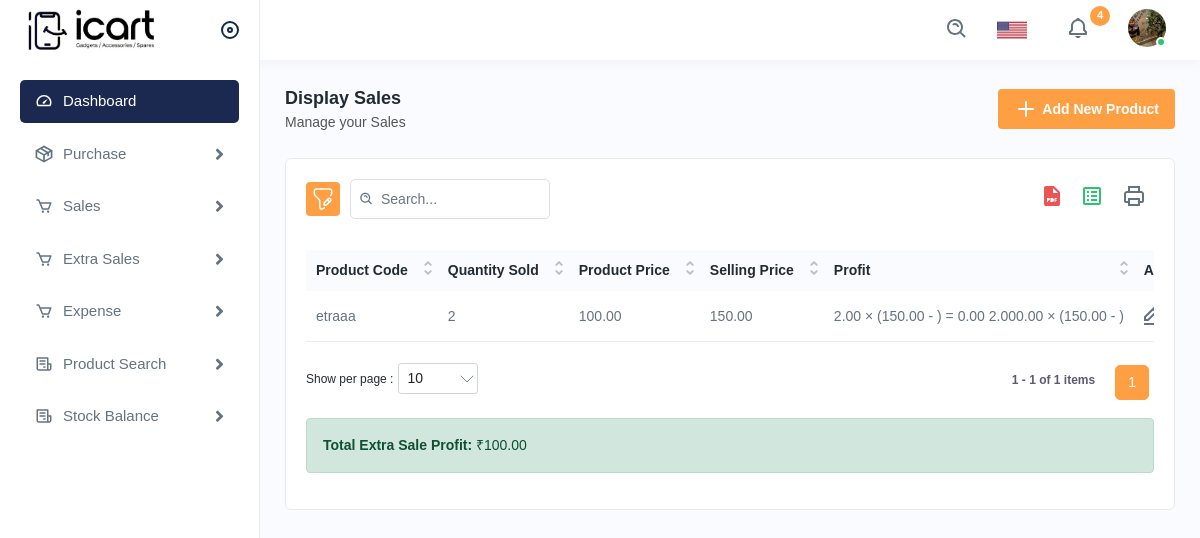
Screenshot of /display_extra_profit with the database file from the repository.
### stock_app/models.py (models this page shows, shortened)
class ExtraSale(models.Model):
    product = models.CharField(max_length=600)
    quantity_sold = models.PositiveIntegerField()
    price = models.DecimalField(max_digits=10, decimal_places=2)  # Optional: can be removed if not used
    selling_price = models.DecimalField(max_digits=10, decimal_places=2)
    profit = models.DecimalField(max_digits=10, decimal_places=2, default=0.00, editable=False)

### stock_app/views.py (the view)
# urls.py: path('display_extra_profit', views.display_extra_profit, name='display_extra_profit'),
def display_extra_profit(request):
    total_profit = ExtraSale.objects.annotate(
        computed_profit=ExpressionWrapper(
            (F('selling_price') - F('price')) * F('quantity_sold'),
            output_field=DecimalField(max_digits=10, decimal_places=2)
        )
    ).aggregate(total=Sum('computed_profit'))['total'] or 0
    extra_sales = ExtraSale.objects.all()
    return render(request, 'inventory/display_extra_profit.html', {
        'extra_sales': extra_sales,
        'total_profit': total_profit
    })

### templates/inventory/display_extra_profit.html (shortened to what this page needs)
{% extends "inventory/base.html" %}
{% load static %}
{% block content %}
<div class="page-wrapper">
<div class="content">
<div class="page-header">
<div class="page-title">
<h4>Display Sales</h4>
<h6>Manage your Sales</h6>
</div>
<div class="page-btn">
<a href="{% url 'add_extra_sale' %}" class="btn btn-added"><img src="{% static 'assets/img/icons/plus.svg' %}" alt="img" class="me-1">Add New Product</a>
</div>
</div>
<div class="card">
<div class="card-body">
<div class="table-top">
<div class="search-set">
<div class="search-path">
<a class="btn btn-filter" id="filter_search">
<img src="{% static 'assets/img/icons/filter.svg' %}" alt="img">
</a>
</div>
<div class="search-input">
<a class="btn btn-searchset"><img src="{% static 'assets/img/icons/search-white.svg' %}" alt="img"></a>
</div>
</div>
<div class="wordset">
<ul>
<li>
<a data-bs-toggle="tooltip" data-bs-placement="top" title="pdf"><img src="{% static 'assets/img/icons/pdf.svg' %}" alt="img"></a>
</li>
<li>
<a data-bs-toggle="tooltip" data-bs-placement="top" title="excel"><img src="{% static 'assets/img/icons/excel.svg' %}" alt="img"></a>
</li>
<li>
<a data-bs-toggle="tooltip" data-bs-placement="top" title="print"><img src="{% static 'assets/img/icons/printer.svg' %}" alt="img"></a>
</li>
</ul>
</div>
</div>
<div class="table-responsive">
  <table class="table datanew">
    <thead>
      <tr>
        <th>Product Code</th>
        <th>Quantity Sold</th>
        <th>Product Price</th>
        <th>Selling Price</th>
        <th>Profit</th>
        <th>Actions</th>
      </tr>
    </thead>
    <tbody>
      {% for sale in extra_sales %}
      <tr>
        <td>{{ sale.product }}</td>
        <td>{{ sale.quantity_sold }}</td>
        <td>{{ sale.price }}</td>
        <td>{{ sale.selling_price }}</td>
        <td>
          {{ sale.quantity_sold|floatformat:2 }} ×
          ({{ sale.selling_price|floatformat:2 }} - {{ sale.product.product_price|floatformat:2 }}) =
          {{ sale.quantity_sold|floatformat:2|add:"0.00" | floatformat:2|add:"0.00" }}
          {{ sale.quantity_sold|floatformat:2|add:"0.00" }} × ({{ sale.selling_price|floatformat:2 }} - {{ sale.product.product_price|floatformat:2 }})
        </td>
        <td>
        <a class="me-3" href="{% url 'edit_extra_sale' sale.id %}">
            <img src="{% static 'assets/img/icons/edit.svg' %}" alt="edit">
        </a>
        </td>
      </tr>
      {% empty %}
      <tr>
        <td colspan="5" class="text-center">No extra sales found.</td>
      </tr>
      {% endfor %}
    </tbody>
  </table>
</div>
<div class="alert alert-success mt-3">
  <strong>Total Extra Sale Profit:</strong> ₹{{ total_profit|floatformat:2 }}
</div>
</div>
</div>
</div>
{% endblock %}

### rows the page displays
ExtraSale: product "etraaa", quantity_sold "2", price "100.00", selling_price "150.00", quantity_sold "2.00", quantity_sold|add "0.00", quantity_sold|add "2.000.00"

### other values shown
{{ total_profit|floatformat:2 }} "100.00"
